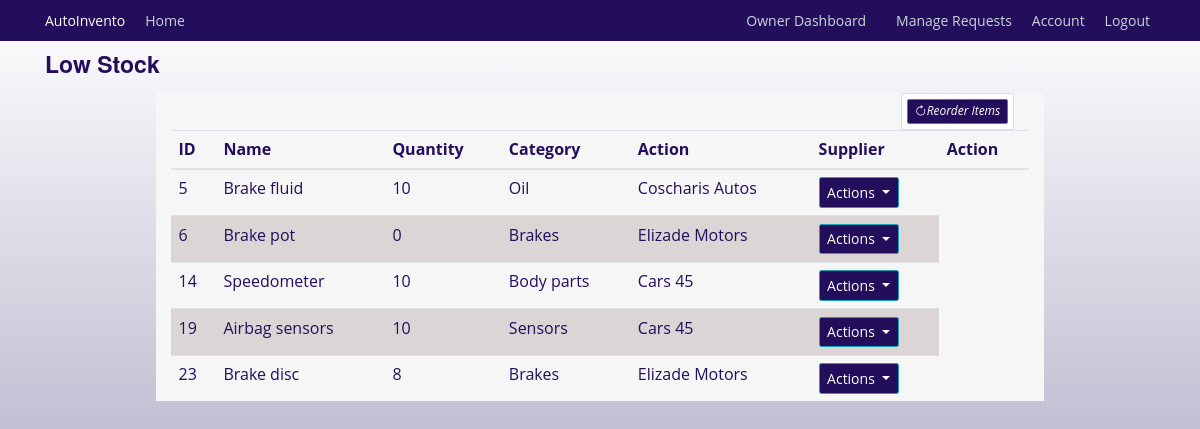
Page /inventory/low_inventory (signed in) on the earlier database version.
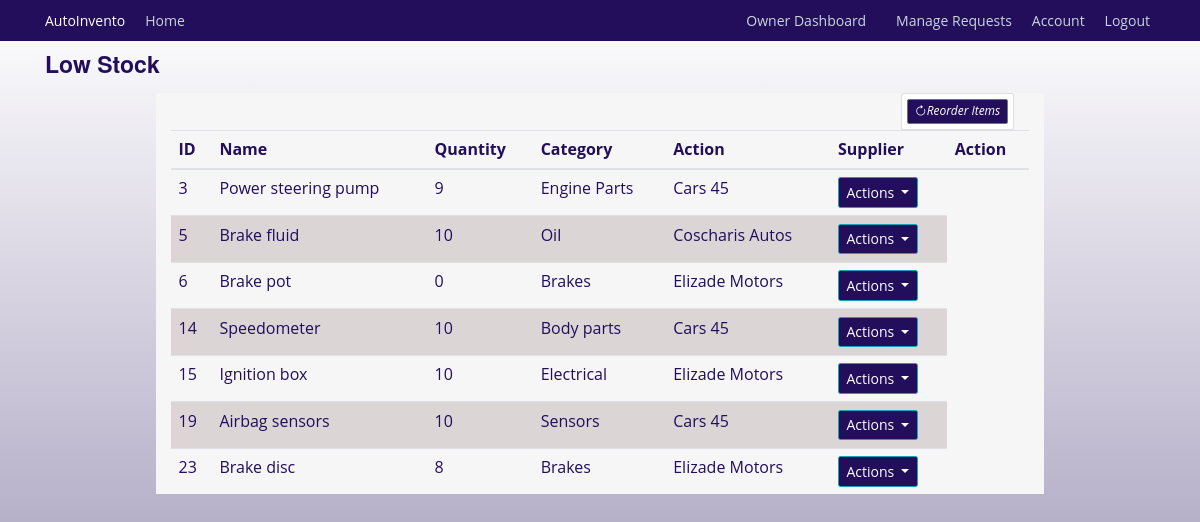
Same page on the later database version.
### autoinvento/models.py (models this page shows, shortened)
class InventoryItem(db.Model):
    id = db.Column(db.Integer, primary_key=True)
    name = db.Column(db.String(128), unique=True, nullable=False, index=True)
    quantity = db.Column(db.Integer, nullable=False)
    category = db.Column(db.String(50), nullable=False)
    low_stock_threshold = db.Column(db.Integer, default=10)
    date_added = db.Column(db.DateTime, default=datetime.utcnow)
    supplier_id = db.Column(db.Integer, db.ForeignKey('supplier.id'))
    supplier = db.relationship('Supplier', back_populates='items')
    usage_logs = db.relationship('UsageLog', back_populates='items', cascade='all, delete-orphan')
    notifications = db.relationship('Notification', back_populates='items', cascade='all, delete-orphan')
    requests = db.relationship('InventoryRequest', back_populates='requested_item')

class Supplier(db.Model):
    id = db.Column(db.Integer, primary_key=True)
    name = db.Column(db.String(100), unique=True, nullable=False)
    email = db.Column(db.String(120), unique=True, nullable=False)
    phone_number = db.Column(db.Integer, unique=True, nullable=True)
    contact = db.Column(db.String(125), nullable=True)
    items = db.relationship('InventoryItem', back_populates='supplier')

### autoinvento/inventory/routes.py (the view)
@inventory.route('/inventory/low_inventory', methods=['GET', 'POST'])
@login_required
def low_inventory():
    low_inventory = InventoryItem.query.filter(InventoryItem.quantity <= InventoryItem.low_stock_threshold)
    return render_template('low_inventory.html', title='Low Inventory', low_inventory=low_inventory)

### autoinvento/models.py (called while the page is built)
@login_manager.user_loader
def load_user(mechanic_id):
    return Mechanics.query.get(int(mechanic_id))

### autoinvento/templates/low_inventory.html (shortened to what this page needs)
{% extends "base.html" %} {% block content %}
    <h3>Low Stock</h3>
    <div class="container mt-4 background">
      <div class="col-md-2 float-right">
        <div class="card p-2">
          <a
            class="btn btn-sm btn-secondary"
            href="{{ url_for('inventory.add_inventory') }}"
            ><i class="bi bi-arrow-clockwise">Reorder Items</i></a
          >
        </div>
      </div>
      <table class="table">
        <thead>
          <tr>
            <th>ID</th>
            <th>Name</th>
            <th>Quantity</th>
            <th>Category</th>
            <th>Action</th>
            <th>Supplier</th>
            <th>Action</th>
          </tr>
        </thead>
        <tbody>
          {% for inventory in low_inventory %}
          <tr>
            <td>{{ inventory.id }}</td>
            <td>{{ inventory.name }}</td>
            <td>{{ inventory.quantity }}</td>
            <td>{{ inventory.category }}</td>
            <td>{{ inventory.supplier.name }}</td>
            <td>
              <div class="dropdown">
                <button
                  class="btn btn-info dropdown-toggle"
                  type="button"
                  data-bs-toggle="dropdown"
                  aria-expanded="false"
                >
                  Actions
                </button>
              </div>
            </td>
          </tr>
          {% endfor %}
        </tbody>
      </table>
    </div>
{% endblock content %}

Differences in the rows shown:
now on this page (row edited): InventoryItem: id "3", name "Power steering pump", quantity "9", category "Engine Parts", supplier.name "Cars 45"
now on this page (row edited): InventoryItem: id "15", name "Ignition box", quantity "10", category "Electrical", supplier.name "Elizade Motors"
